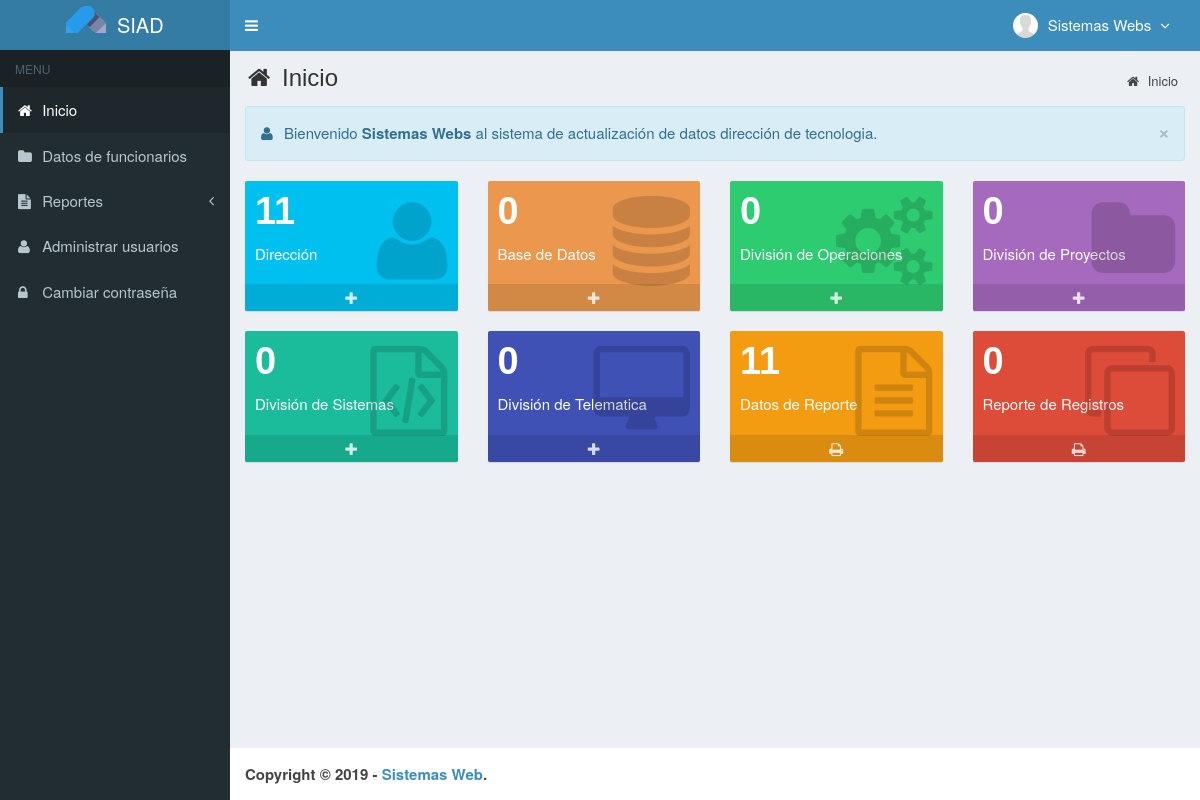
Before: /main.php?module=start (signed in) with the older database file.
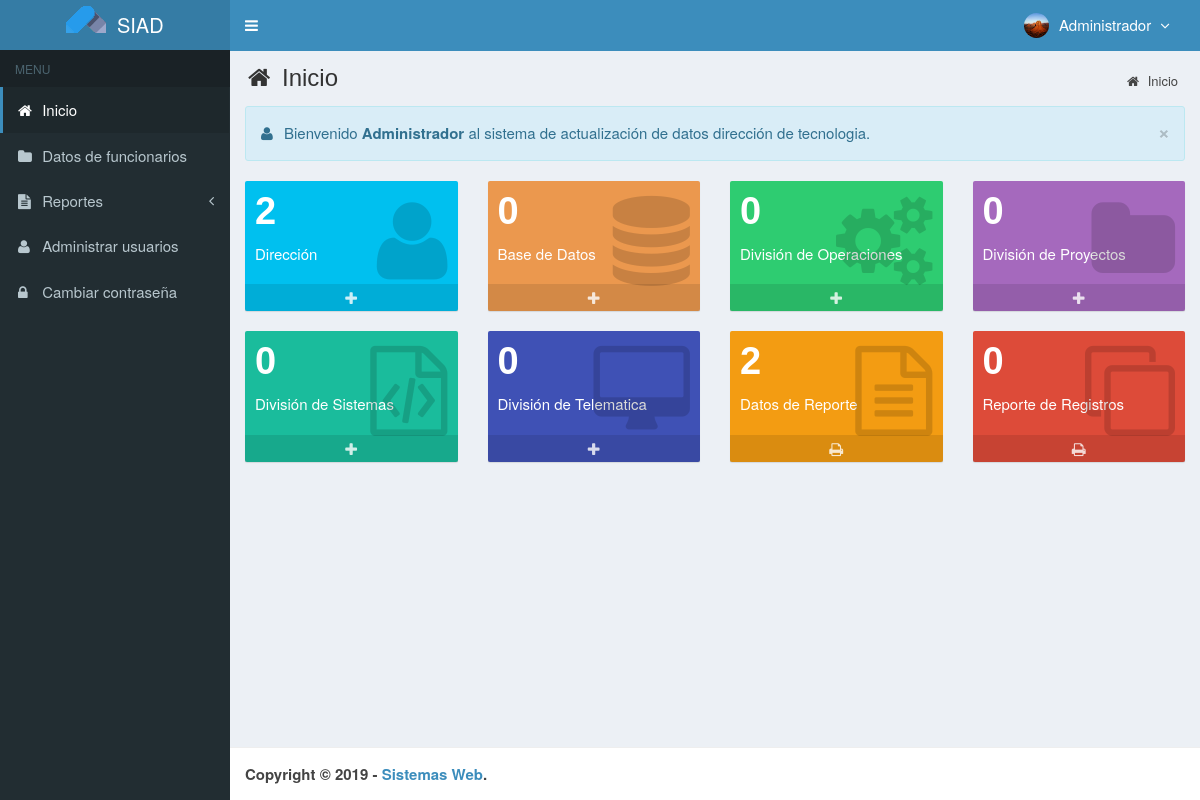
After: the same page with the newer database file.
### tables this page shows
CREATE TABLE `usuarios` (
  `id_user` int(3) NOT NULL,
  `username` varchar(50) NOT NULL,
  `name_user` varchar(50) NOT NULL,
  `password` varchar(50) NOT NULL,
  `correo_i` varchar(50) DEFAULT NULL,
  `telefono` varchar(13) DEFAULT NULL,
  `foto` varchar(100) DEFAULT NULL,
  `permisos_acceso` enum('Super Admin','Gerente','Almacen') NOT NULL,
  `status` enum('activo','bloqueado') NOT NULL DEFAULT 'activo',
  `created_at` timestamp NOT NULL DEFAULT CURRENT_TIMESTAMP,
  `updated_at` timestamp NOT NULL DEFAULT CURRENT_TIMESTAMP ON UPDATE CURRENT_TIMESTAMP
);

### top-menu.php (the view, shortened to what the changed rows need)
<?php
require_once "config/database.php";
$query = mysqli_query($mysqli, "SELECT id_user, name_user, foto, permisos_acceso FROM usuarios WHERE id_user='$_SESSION[id_user]'")
                                or die('error: '.mysqli_error($mysqli));
$data = mysqli_fetch_assoc($query);
?>
<li class="dropdown user user-menu">
  <a href="#" class="dropdown-toggle" data-toggle="dropdown">
  <?php
  if ($data['foto']=="") { ?>
    <img src="images/user/user-default.png" class="user-image" alt="User Image"/>
  <?php
  }
  else { ?>
    <img src="images/user/<?php echo $data['foto']; ?>" class="user-image" alt="User Image"/>
  <?php
  }
  ?>
    <span class="hidden-xs"><?php echo $data['name_user']; ?> <i style="margin-left:5px" class="fa fa-angle-down"></i></span>
  </a>
</li>

### modules/start/view.php
<section class="content-header">
  <h1>
    <i class="fa fa-home icon-title"></i> Inicio
  </h1>
    <ol class="breadcrumb">
      <li><a href="?module=beranda"><i class="fa fa-home"></i> Inicio</a></li>
    </ol>
</section>
<section class="content">
  <div class="row">
  <div class="col-lg-12 col-xs-12">
  <div class="alert alert-info alert-dismissable">
    <button type="button" class="close" data-dismiss="alert" aria-hidden="true">&times;</button>
      <p style="font-size:15px">
        <i class="icon fa fa-user"></i> Bienvenido <strong><?php echo $_SESSION['name_user']; ?></strong> al sistema de actualización de datos dirección de tecnologia.
      </p>
  </div>
  </div>
  </div>
  <div class="row">
  <div class="col-lg-3 col-xs-6">
  <div style="background-color:#00c0ef;color:#fff" class="small-box">
  <div class="inner">
    <?php
            $query = mysqli_query($mysqli, "SELECT COUNT(codigo) as numero FROM medicamentos")
                                            or die('Error '.mysqli_error($mysqli));
            $data = mysqli_fetch_assoc($query);
    ?>
<h3><?php echo $data['numero']; ?></h3>
  <p>Dirección</p>
</div>
<div class="icon">
  <i class="fa fa-user"></i>
</div>
    <?php
          if ($_SESSION['permisos_acceso']!='gerente') { ?>
            <a href="?module=form_medicines&form=add" class="small-box-footer" title="Agregar" data-toggle="tooltip"><i class="fa fa-plus"></i></a>
          <?php
          } else { ?>
            <a class="small-box-footer"><i class="fa"></i></a>
          <?php
          }
    ?>
</div>
</div>
<div class="col-lg-3 col-xs-6">
<div style="background-color:#EB984E;color:#fff" class="small-box">
<div class="inner">
  <?php
            $query = mysqli_query($mysqli, "SELECT COUNT(codigo_transaccion) as numero FROM transaccion_medicamentos")
                                            or die('Error '.mysqli_error($mysqli));
            $data = mysqli_fetch_assoc($query);
  ?>
    <h3><?php echo $data['numero']; ?></h3>
      <p>Base de Datos</p>
</div>
<div class="icon">
  <i class="fa fa-database"></i>
</div>
    <?php
          if ($_SESSION['permisos_acceso']!='gerente') { ?>
            <a href="?module=form_medicines&form=add" class="small-box-footer" title="Agregar" data-toggle="tooltip"><i class="fa fa-plus"></i></a>
    <?php
          } else { ?>
            <a class="small-box-footer"><i class="fa"></i></a>
          <?php
          }
    ?>
</div>
</div>
<div class="col-lg-3 col-xs-6">
<div style="background-color:#2ECC71;color:#fff" class="small-box">
<div class="inner">
  <?php
            $query = mysqli_query($mysqli, "SELECT COUNT(codigo_transaccion) as numero FROM transaccion_medicamentos")
                                            or die('Error '.mysqli_error($mysqli));
            $data = mysqli_fetch_assoc($query);
  ?>
    <h3><?php echo $data['numero']; ?></h3>
      <p>División de Operaciones</p>
</div>
<div class="icon">
        <i class="fa fa-cogs"></i>
</div>
  <?php
          if ($_SESSION['permisos_acceso']!='gerente') { ?>
            <a href="?module=form_medicines&form=add" class="small-box-footer" title="Agregar" data-toggle="tooltip"><i class="fa fa-plus"></i></a>
  <?php
          } else { ?>
            <a class="small-box-footer"><i class="fa"></i></a>
  <?php
          }
  ?>
</div>
</div>
<div class="col-lg-3 col-xs-6">
<div style="background-color:#A569BD ;color:#fff" class="small-box">
<div class="inner">
  <?php
            $query = mysqli_query($mysqli, "SELECT COUNT(codigo_transaccion) as numero FROM transaccion_medicamentos")
                                            or die('Error '.mysqli_error($mysqli));
            $data = mysqli_fetch_assoc($query);
  ?>
    <h3><?php echo $data['numero']; ?></h3>
      <p>División de Proyectos</p>
</div>
<div class="icon">
        <i class="fa fa-folder"></i>
</div>
  <?php
          if ($_SESSION['permisos_acceso']!='gerente') { ?>
            <a href="?module=form_medicines_transaction&form=add" class="small-box-footer" title="Agregar" data-toggle="tooltip"><i class="fa fa-plus"></i></a>
  <?php
          } else { ?>
            <a class="small-box-footer"><i class="fa"></i></a>
  <?php
          }
  ?>
</div>
</div>
<div class="col-lg-3 col-xs-6">
<div style="background-color:#1ABC9C  ;color:#fff" class="small-box">
<div class="inner">
  <?php
            $query = mysqli_query($mysqli, "SELECT COUNT(codigo_transaccion) as numero FROM transaccion_medicamentos")
                                            or die('Error '.mysqli_error($mysqli));
            $data = mysqli_fetch_assoc($query);
  ?>
    <h3><?php echo $data['numero']; ?></h3>
      <p>División de Sistemas</p>
</div>
<div class="icon">
        <i class="fa fa-file-code-o"></i>
</div>
  <?php
          if ($_SESSION['permisos_acceso']!='gerente') { ?>
            <a href="?module=form_medicines_transaction&form=add" class="small-box-footer" title="Agregar" data-toggle="tooltip"><i class="fa fa-plus"></i></a>
  <?php
          } else { ?>
            <a class="small-box-footer"><i class="fa"></i></a>
  <?php
          }
  ?>
</div>
</div>
<div class="col-lg-3 col-xs-6">
<div style="background-color:#3F51B5;color:#fff" class="small-box">
<div class="inner">
  <?php
            $query = mysqli_query($mysqli, "SELECT COUNT(codigo_transaccion) as numero FROM transaccion_medicamentos")
                                            or die('Error '.mysqli_error($mysqli));
            $data = mysqli_fetch_assoc($query);
  ?>
    <h3><?php echo $data['numero']; ?></h3>
      <p>División de Telematica</p>
</div>
<div class="icon">
        <i class="fa fa-desktop"></i>
</div>
  <?php
          if ($_SESSION['permisos_acceso']!='gerente') { ?>
            <a href="?module=form_medicines_transaction&form=add" class="small-box-footer" title="Agregar" data-toggle="tooltip"><i class="fa fa-plus"></i></a>
  <?php
          } else { ?>
            <a class="small-box-footer"><i class="fa"></i></a>
  <?php
          }
  ?>
</div>
</div>
<div class="col-lg-3 col-xs-6">
<div style="background-color:#f39c12;color:#fff" class="small-box">
<div class="inner">
  <?php
            $query = mysqli_query($mysqli, "SELECT COUNT(codigo) as numero FROM medicamentos")
                                            or die('Error'.mysqli_error($mysqli));
            $data = mysqli_fetch_assoc($query);
  ?>
    <h3><?php echo $data['numero']; ?></h3>
      <p>Datos de Reporte</p>
</div>
<div class="icon">
        <i class="fa fa-file-text-o"></i>
</div>
          <a href="?module=stock_inventory" class="small-box-footer" title="Imprimir" data-toggle="tooltip"><i class="fa fa-print"></i></a>
</div>
</div>
<div class="col-lg-3 col-xs-6">
<div style="background-color:#dd4b39;color:#fff" class="small-box">
<div class="inner">
  <?php
            $query = mysqli_query($mysqli, "SELECT COUNT(codigo_transaccion) as numero FROM transaccion_medicamentos")
                                            or die('Error: '.mysqli_error($mysqli));
            $data = mysqli_fetch_assoc($query);
  ?>
    <h3><?php echo $data['numero']; ?></h3>
      <p>Reporte de Registros</p>
</div>
<div class="icon">
        <i class="fa fa-clone"></i>
</div>
          <a href="?module=stock_report" class="small-box-footer" title="Imprimir" data-toggle="tooltip"><i class="fa fa-print"></i></a>
</div>
</div>
</div>
</section>

Changed rows visible on the page:
changed usuarios: foto: picture added in place of a placeholder; name_user "Sistemas Webs" → "Administrador"
Other visible differences:
$_SESSION['name_user']: "Sistemas Webs" → "Administrador"
$data['numero']: "11" → "2"
